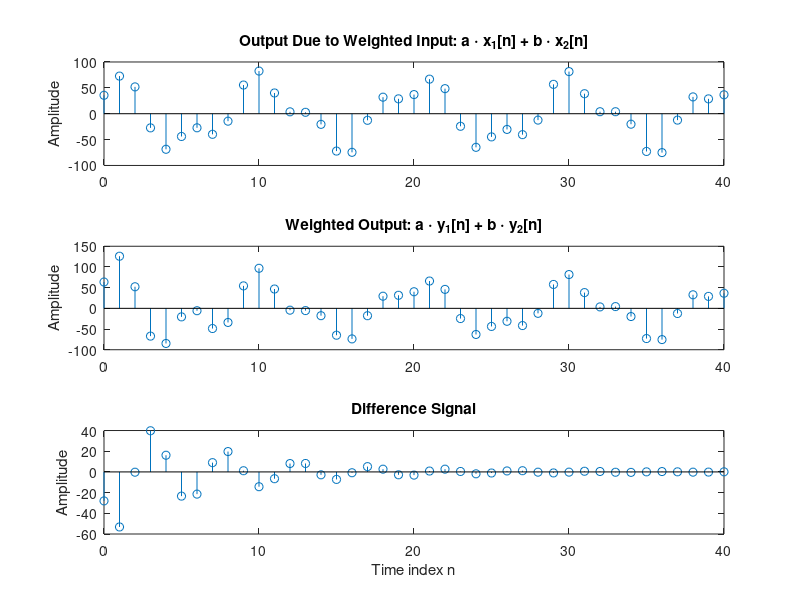

This figure's MATLAB source:
%Program P2_3
% Generate the input sequences
clf;
n = 0:40;
a = 5;b = 10;
x1 = cos(2*pi*0.25*n);
x2 = cos(2*pi*0.1*n);
x = a*x1 + b*x2;
num = [2.2403 2.4908 2.2403];
den = [1 -0.4 0.75];
ic = [2 3]; % Set zero initial conditions
y1 = filter(num,den,x1,ic); % Compute the output y1[n]
y2 = filter(num,den,x2,ic); % Compute the output y2[n]
y = filter(num,den,x,ic); % Compute the output y[n]
yt = a*y1 + b*y2; 
d = y - yt; % Compute the difference output d[n]
% Plot the outputs and the difference signal
subplot(3,1,1)
stem(n,y);
ylabel('Amplitude');
title('Output Due to Weighted Input: a \cdot x_{1}[n] + b \cdot x_{2}[n]');
subplot(3,1,2)
stem(n,yt);
ylabel('Amplitude');
title('Weighted Output: a \cdot y_{1}[n] + b \cdot y_{2}[n]');
subplot(3,1,3)
stem(n,d);
xlabel('Time index n');ylabel('Amplitude');
title('Difference Signal');
